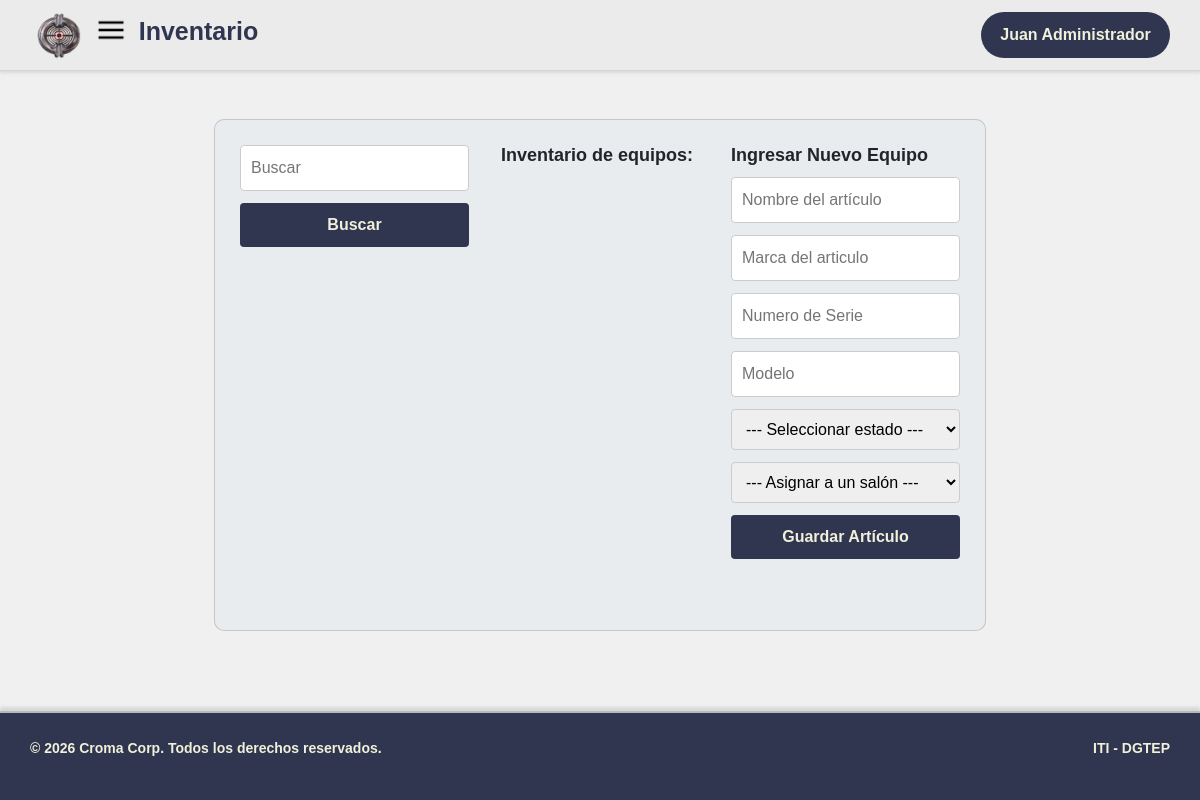
The app's page /Presentacion/html/inventario.php (signed in), older data.
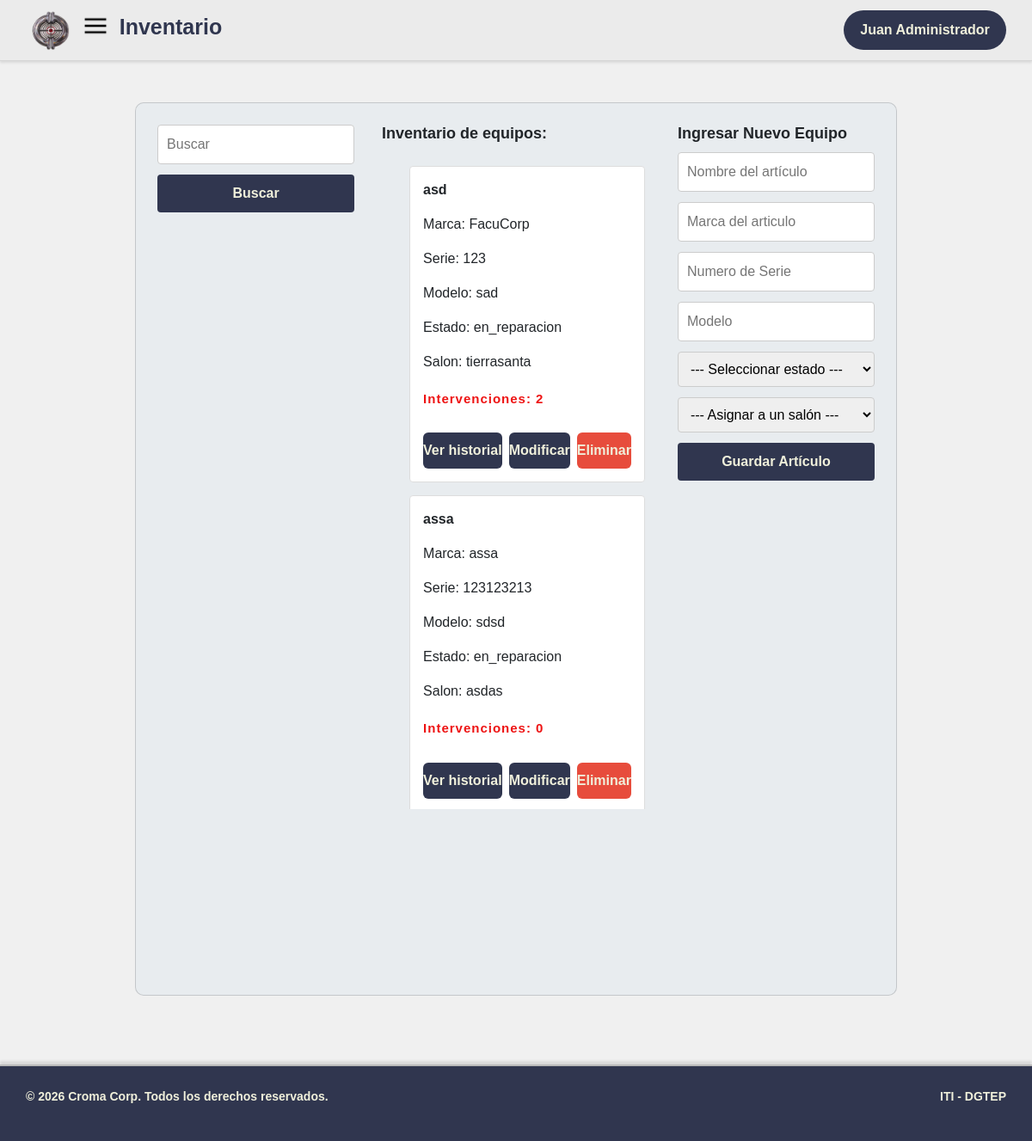
The same page, newer data.
### tables this page shows
CREATE TABLE `inventario` (
  `numero_serie` varchar(50) NOT NULL,
  `nombre` varchar(50) NOT NULL,
  `marca` varchar(50) NOT NULL,
  `modelo` varchar(50) NOT NULL,
  `estado` enum('operativo','en_reparacion','de_baja','prestado') NOT NULL DEFAULT 'operativo',
  `numero_intervenciones` int(11) NOT NULL DEFAULT 0,
  `id_salon` int(11) NOT NULL,
  `cedula_administrador` varchar(12) DEFAULT NULL
);

CREATE TABLE `salon` (
  `id_salon` int(11) NOT NULL,
  `nombre` varchar(50) NOT NULL,
  `tipo` enum('laboratorio','taller','aula','oficina') NOT NULL
);

### Datos/Clases/ClassInventario.php (called while the page is built, shortened)
<?php
require __DIR__ . '/../DataBase/ConexionMYSQL/conexion.php';
class Inventario{
 public static function mostrar(){
    global $conexion;
    $sql = $conexion->query("SELECT tipo, nombre, id_salon FROM salon");
    $sql2 = $conexion->query("SELECT inventario.numero_serie, inventario.nombre, inventario.marca, inventario.modelo,
               inventario.estado, inventario.numero_intervenciones, inventario.id_salon,
               salon.nombre AS nombre_salon
                FROM inventario
                JOIN salon ON inventario.id_salon = salon.id_salon");
    $salones = $sql->fetch_all(MYSQLI_ASSOC);
    $equipos = $sql2->fetch_all(MYSQLI_ASSOC);
    return [
        "salones" => $salones,
        "equipos" => $equipos
    ];
}
}
?>

### Procesos/mostrarinventario.php (called while the page is built, shortened)
<?php
require __DIR__ . "../../Datos/Clases/ClassInventario.php";
if($_SERVER['REQUEST_METHOD'] === 'POST'){
$ok = Inventario::mostrar();
$salones = $ok['salones'];
$equipos = $ok['equipos'];
}else{
    $ok = Inventario::mostrar();
    $equipos = $ok['equipos'];
}
?>

### Presentacion/html/inventario.php (the view, shortened to what the changed rows need)
<!DOCTYPE html>
<html lang="en">
<head>
  <link rel="stylesheet" href="https://cdn.jsdelivr.net/npm/bootstrap@5.3.3/dist/css/bootstrap.min.css">
  <link rel="stylesheet" href="../css/global.css">
  <link rel="stylesheet" href="../css/inventario.css">
</head>
<body data-modulo="inventario">
<header>
   <h1 id="titulo">Inventario</h1>
</header>
    <main>
          <section id="contenido">
            <article id="seccion-listado">
                    <?php
                    include_once '../../Procesos/mostrarinventario.php';
                    ?>
                        <ul id="listado-equipos">
        <?php foreach ($equipos as $equipo): ?>
            <li class="tarjeta-producto">
                <p class="tarjeta-nombre"><?= htmlspecialchars($equipo['nombre']) ?></p>
                <p class="tarjeta-marca">Marca: <?= htmlspecialchars($equipo['marca']) ?></p>
                <p class="tarjeta-serie">Serie: <?= htmlspecialchars($equipo['numero_serie']) ?></p>
                <p class="tarjeta-modelo">Modelo: <?= htmlspecialchars($equipo['modelo']) ?></p>
                <p class="tarjeta-estado">Estado: <?= htmlspecialchars($equipo['estado']) ?></p>
                <p class="tarjeta-salon">Salon: <?= htmlspecialchars($equipo['nombre_salon'] ?? 'Sin asignar') ?></p>
                <p class="tarjeta-intervenciones">Intervenciones: <?= $equipo['numero_intervenciones'] ?></p>
                <div class="tarjeta-acciones">
                    <form method="post" action="../../Procesos/registrarintervencion.php">
                    <a class="boton-historial" href="?historial=<?= $equipo['numero_serie'] ?>">Ver historial</a>
                    </form>
                    <form>
                    <a class="boton-modificar" href="?editar=<?= $equipo['numero_serie'] ?>">Modificar</a>
                    </form>
                    <form method="post" action="../../Procesos/eliminarinventario.php" style="display:inline">
                        <button class="boton-eliminar" type="submit" onclick="return confirm('¿Seguro que quiere eliminar este equipo?')">Eliminar</button>
                    </form>
                </div>
            </li>
        <?php endforeach; ?>
        </ul>
            </article>
        </section>
    </main>
</body>
</html>

Row changes from the older to the newer data that the page shows:
added inventario: nombre "asd", marca "FacuCorp", numero_serie "123", modelo "sad", estado "en_reparacion", id_salon.nombre "tierrasanta", numero_intervenciones "2"
added inventario: nombre "assa", marca "assa", numero_serie "123123213", modelo "sdsd", estado "en_reparacion", id_salon.nombre "asdas", numero_intervenciones "0"
